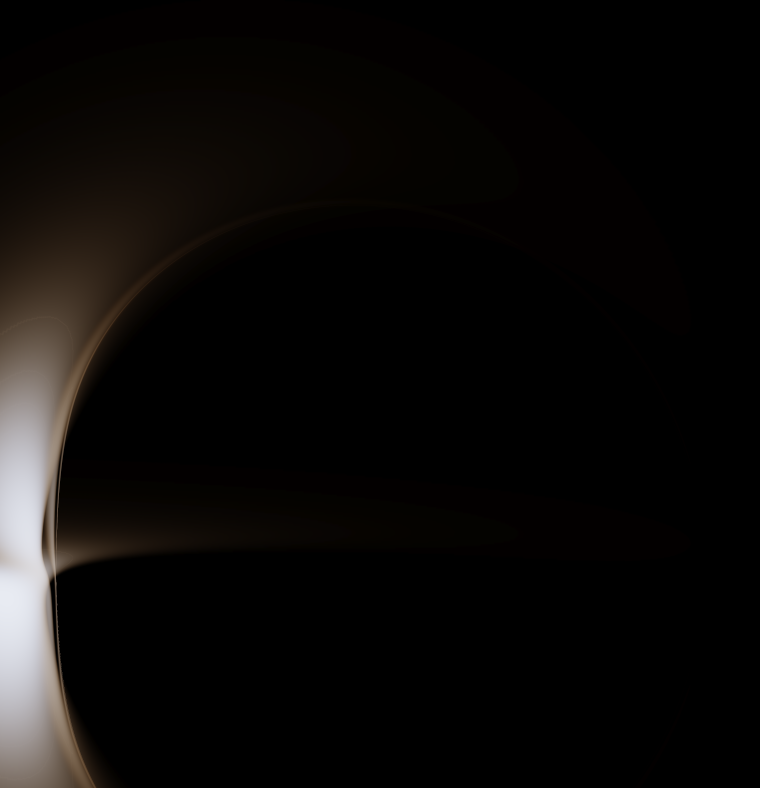
#> input picture studies/kerr2/evidence/reconstruction-extreme-offline.png, 760 x 788 px
$ python fidelity.py ../../kerr2/evidence/reconstruction-extreme-offline.png ../../kerr2/evidence/reconstruction-kerr-offline.png
#> lines starting #> are read from the running program, lines starting #| are printed output that depends on the picture
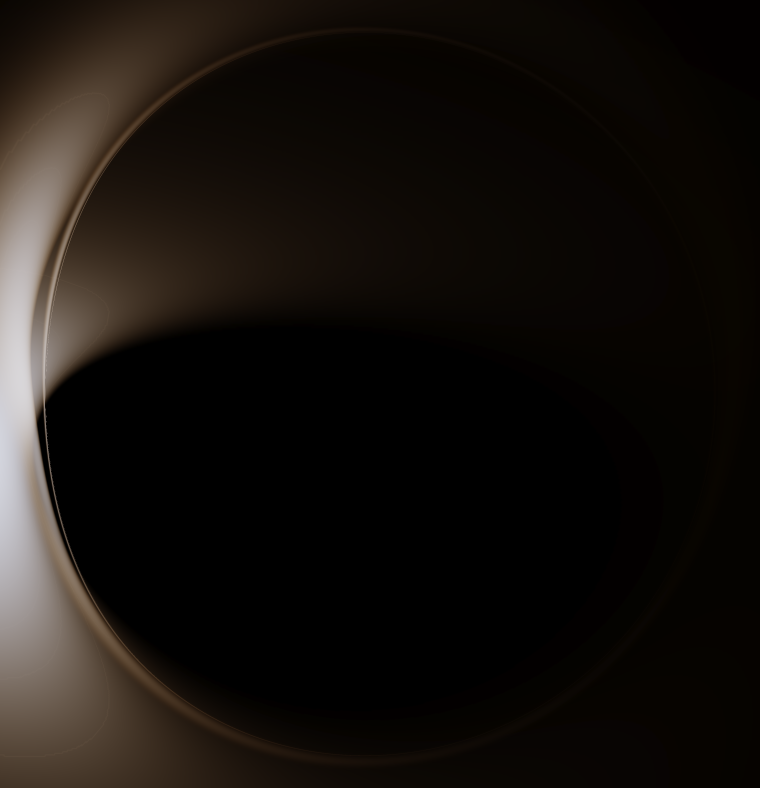
#> input picture studies/kerr2/evidence/reconstruction-kerr-offline.png, 760 x 788 px
"""Fidelity of the X3D frame against the original page's frame at the same moment (Loom pattern G: an
independent renderer must reproduce the picture). Both frames are captured by tools/record_browser.py with
film grain off, at one time, camera, mood and pixel ratio; the interface chrome is masked out.

  python3 -I tools/fidelity.py ORIGINAL.png X3D.png [--json]

Measures, on the scene region: SSIM of luminance (Gaussian window 1.5 px), Pearson correlation of luminance,
mean absolute difference of the 8-bit RGB values, and the mean and p95 colour difference (CIE76 Delta E in
Lab, D65). Controls that must score worse are computed by record_browser.py (mirror, another moment).
"""
from __future__ import annotations

import json
import sys

import numpy as np
from PIL import Image
from scipy.ndimage import gaussian_filter

# Chrome rectangles at 1280 x 800 (x0, y0, x1, y1): masthead, intro, dock and footer.
CHROME = [(0, 0, 1280, 92), (0, 520, 330, 700), (0, 700, 1280, 800)]


def load(path):
    return np.asarray(Image.open(path).convert("RGB"), dtype=np.float64) / 255.0


def mask_for(shape):
    h, w = shape[:2]
    m = np.ones((h, w), bool)
    sx, sy = w / 1280, h / 800
    for x0, y0, x1, y1 in CHROME:
        m[int(y0 * sy):int(y1 * sy), int(x0 * sx):int(x1 * sx)] = False
    return m


def srgb_to_lab(rgb):
    c = np.where(rgb <= 0.04045, rgb / 12.92, ((rgb + 0.055) / 1.055) ** 2.4)
    M = np.array([[0.4124564, 0.3575761, 0.1804375], [0.2126729, 0.7151522, 0.0721750], [0.0193339, 0.1191920, 0.9503041]])
    xyz = c @ M.T / np.array([0.95047, 1.0, 1.08883])
    f = np.where(xyz > (6 / 29) ** 3, np.cbrt(xyz), xyz / (3 * (6 / 29) ** 2) + 4 / 29)
    return np.stack([116 * f[..., 1] - 16, 500 * (f[..., 0] - f[..., 1]), 200 * (f[..., 1] - f[..., 2])], -1)


def ssim(a, b, m, sigma=1.5):
    C1, C2 = 0.01 ** 2, 0.03 ** 2
    mu_a, mu_b = gaussian_filter(a, sigma), gaussian_filter(b, sigma)
    saa = gaussian_filter(a * a, sigma) - mu_a ** 2
    sbb = gaussian_filter(b * b, sigma) - mu_b ** 2
    sab = gaussian_filter(a * b, sigma) - mu_a * mu_b
    s = ((2 * mu_a * mu_b + C1) * (2 * sab + C2)) / ((mu_a ** 2 + mu_b ** 2 + C1) * (saa + sbb + C2))
    return float(s[m].mean())


def compare(a, b):
    m = mask_for(a.shape)
#> in mask_for, `h, w = shape[:2]`: h = 788; w = 760
#> in mask_for, `sx, sy = w / 1280, h / 800`: sx = 0.594; sy = 0.985
    la, lb = a @ [0.2126, 0.7152, 0.0722], b @ [0.2126, 0.7152, 0.0722]
    de = np.linalg.norm(srgb_to_lab(a) - srgb_to_lab(b), axis=-1)[m]
#> in srgb_to_lab, `f = np.where(xyz > (6 / 29) ** 3, np.cbrt(xyz), xyz / (3 * (6 / 29) **..`:
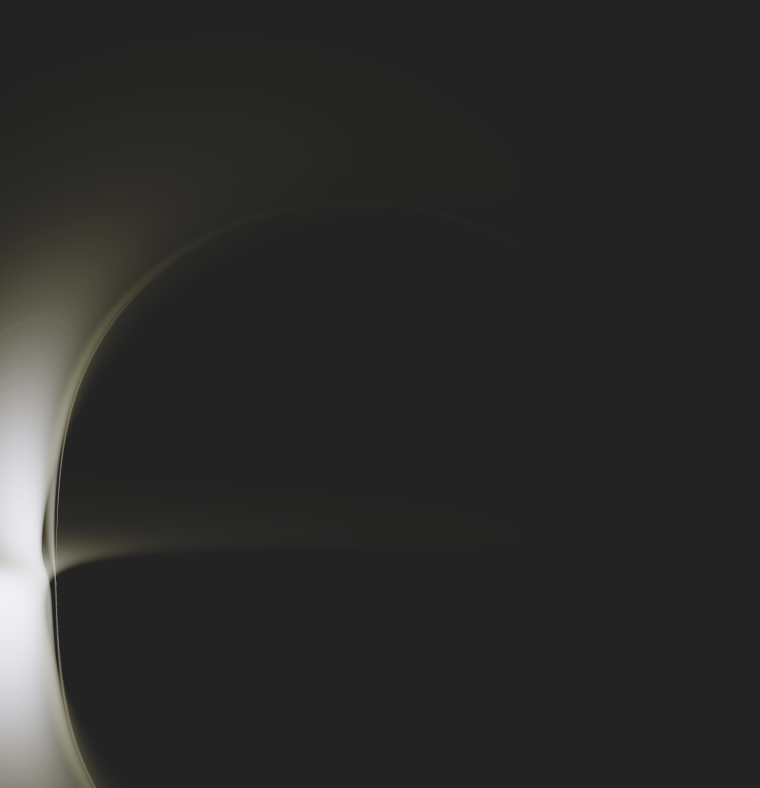
#> f: shape (788, 760, 3) float64; mean of channels 0, 1, 2 0.174, 0.173, 0.169; drawn as R, G, B
#> in srgb_to_lab (call 2), `c = np.where(rgb <= 0.04045, rgb / 12.92, ((rgb + 0.055) / 1.055) ** 2..`:
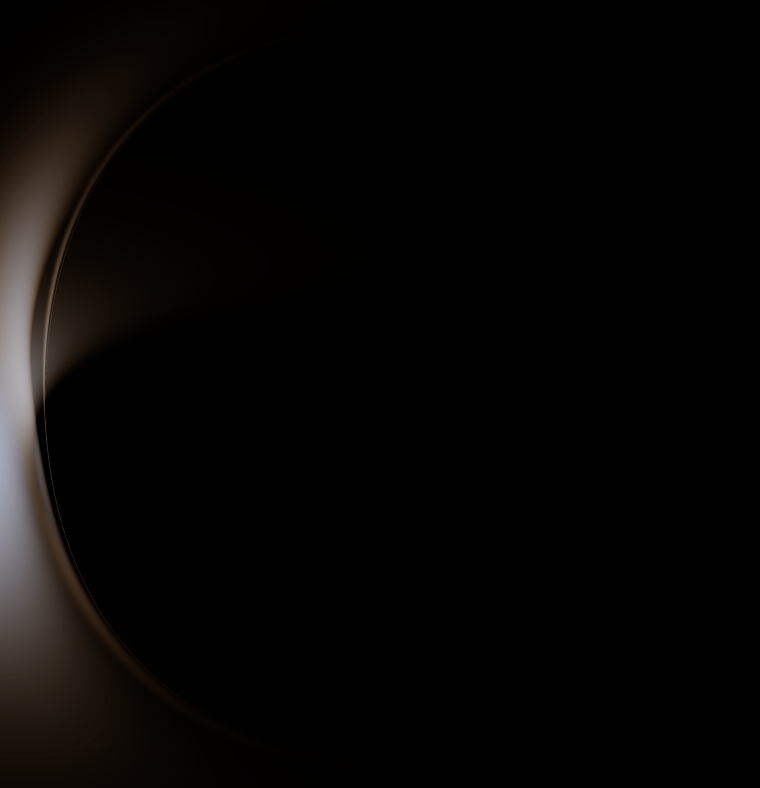
#> c: shape (788, 760, 3) float64; mean of channels 0, 1, 2 0.0289, 0.0233, 0.02; drawn as R, G, B
#> in srgb_to_lab (call 2), `f = np.where(xyz > (6 / 29) ** 3, np.cbrt(xyz), xyz / (3 * (6 / 29) **..`:
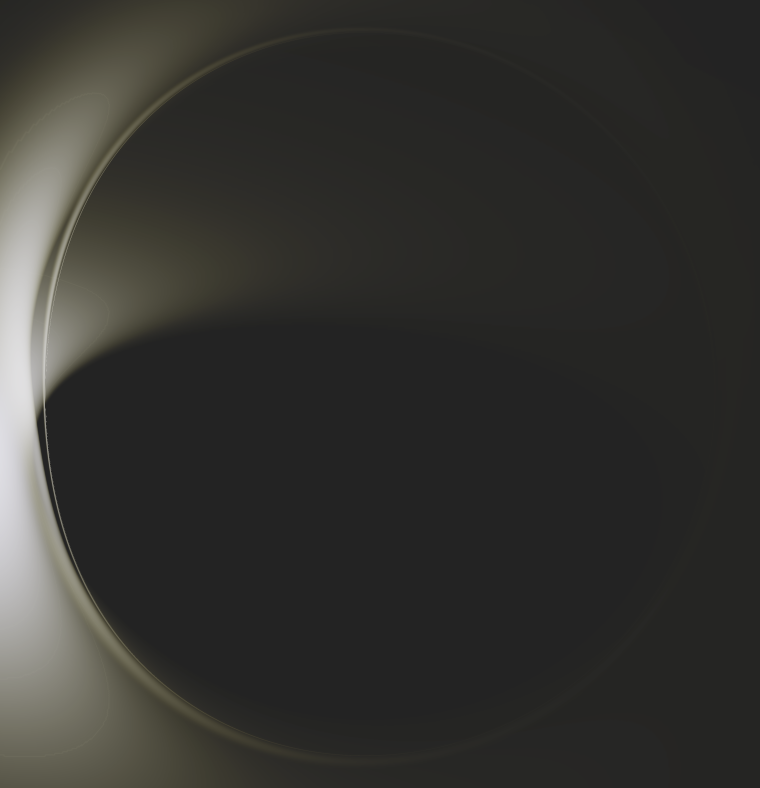
#> f: shape (788, 760, 3) float64; mean of channels 0, 1, 2 0.202, 0.2, 0.187; drawn as R, G, B
#> in srgb_to_lab (call 2), `return np.stack([116 * f[..., 1] - 16, 500 * (f[..., 0] - f[..., 1]), ..`:
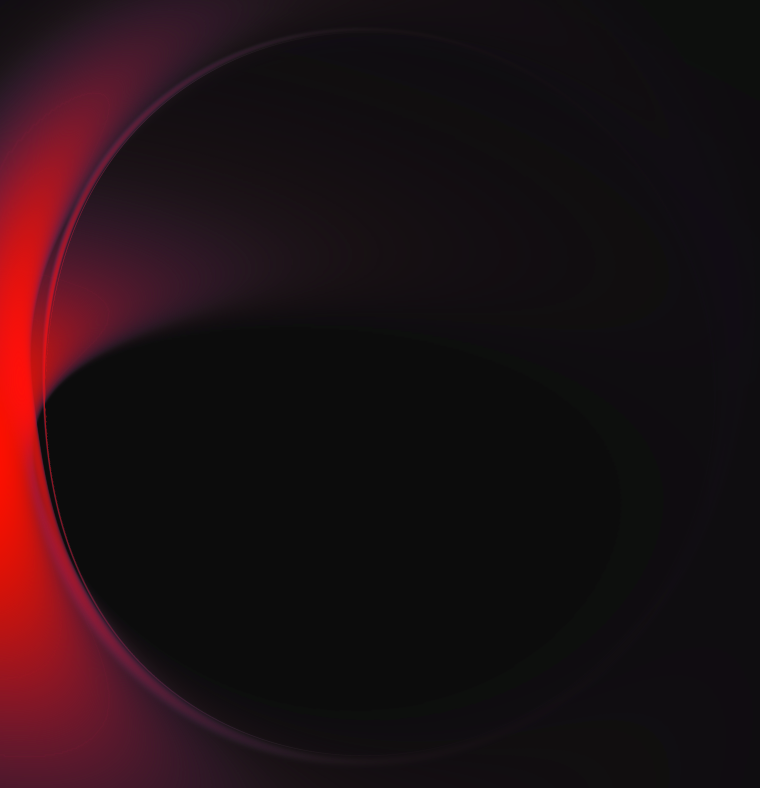
#> returned value: shape (788, 760, 3) float64; mean of channels 0, 1, 2 7.2, 1, 2.5; drawn with min black and max white
    return {"ssim": round(ssim(la, lb, m), 4), "corr": round(float(np.corrcoef(la[m], lb[m])[0, 1]), 4),
            "mad8": round(float(np.abs(a - b)[m].mean() * 255), 2), "deltaE_mean": round(float(de.mean()), 2),
            "deltaE_p95": round(float(np.percentile(de, 95)), 2), "mean_luma": [round(float(la[m].mean()), 4), round(float(lb[m].mean()), 4)]}
#> in ssim, `saa = gaussian_filter(a * a, sigma) - mu_a ** 2`:
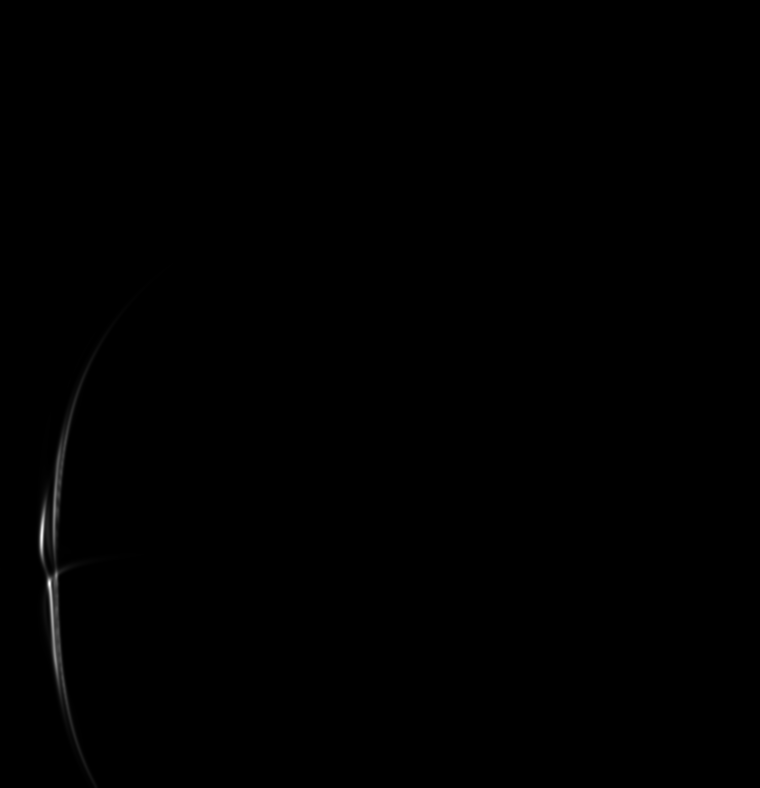
#> saa: shape (788, 760) float64; min -1.08e-19, max 0.0652, mean 0.00011; drawn with min black and max white
#> in ssim, `s = ((2 * mu_a * mu_b + C1) * (2 * sab + C2)) / ((mu_a ** 2 + mu_b ** ..`:
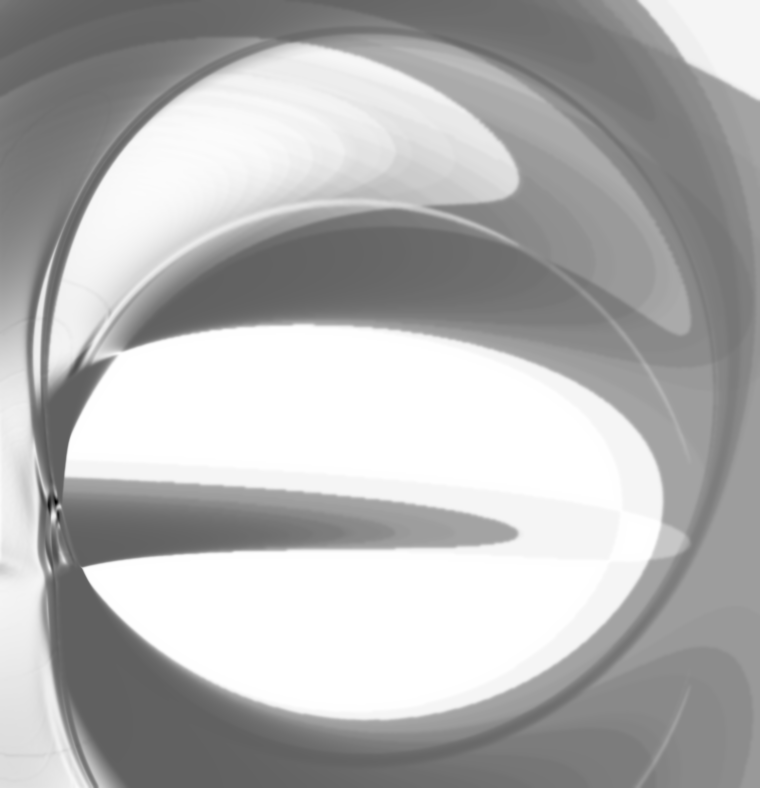
#> s: shape (788, 760) float64; min -0.61, max 1, mean 0.524; drawn with min black and max white


if __name__ == "__main__":
    r = compare(load(sys.argv[1]), load(sys.argv[2]))
#> r = {'ssim': 0.606, 'corr': 0.722, 'mad8': 10.08, 'deltaE_mean': 4.59, 'deltaE_p95': 28.82, 'mean_luma': [0.0284, 0.0586]}
    print(json.dumps(r) if "--json" in sys.argv else "  ".join(f"{k} {v}" for k, v in r.items()))
#| ssim 0.6062  corr 0.722  mad8 10.08  deltaE_mean 4.59  deltaE_p95 28.82  mean_luma [0.0284, 0.0586]
